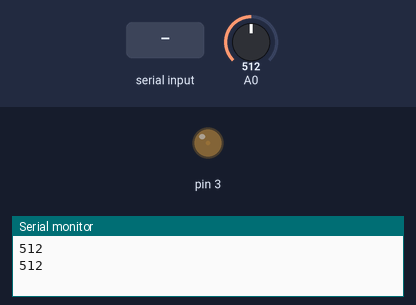
This sketch was run on a simulated Arduino Uno, built with avr-gcc and run on an emulated ATmega328P. On the bench: output pins drawn as LEDs (lit = HIGH), the last lines printed to the serial monitor. The inputs (shaded band) are chosen by the test bench; at power-on: A0 = 512.

Above: at 1.2 s.
1.3 s: "90,45\n" received over Serial
At 4.2 s:
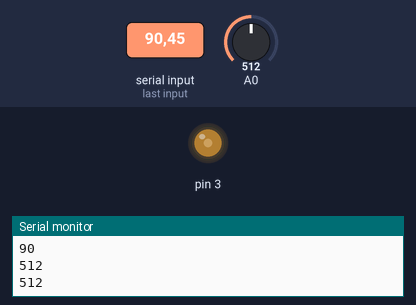
4.5 s: "200\n" received over Serial
At 6.5 s:
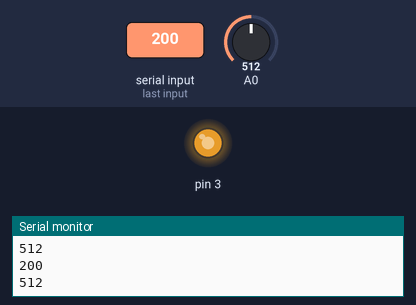
7.5 s: "5\n" received over Serial
At 10.0 s:
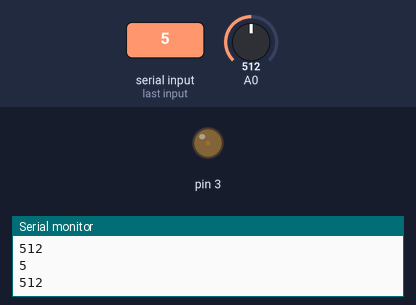
10.5 s: "90\n" received over Serial
At 12.4 s:
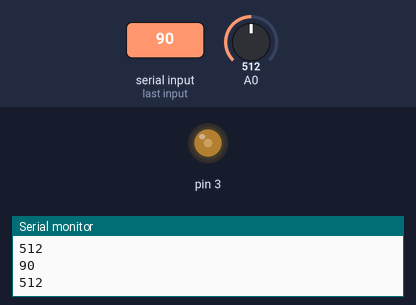
Timing chart, 0 to 13.9 s (numbered marks = the images above; inputs shaded):
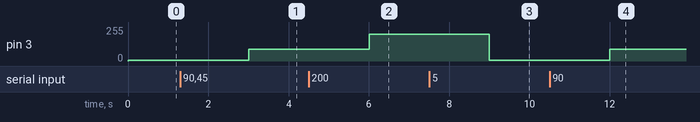

Measured:
- after the input at 1.3 s, pin 3: 5/255 → 90/255 after 1.7 s
- after the input at 4.5 s, pin 3: 90/255 → 200/255 after 1.5 s
- after the input at 7.5 s, pin 3: 200/255 → 5/255 after 1.5 s
- after the input at 10.5 s, pin 3: 5/255 → 90/255 after 1.5 s

The sketch:

ardu.ino
```cpp
int x;
int capacitor;


void setup() {
  Serial.begin(9600);
  Serial.setTimeout(1);
  pinMode(3, OUTPUT);
   capacitor = 5;
}

void loop() {

  int analoghodnota = analogRead(A0);
  analogWrite(3 , capacitor);


  Serial.println(analoghodnota);


  if (Serial.available()>0){
  x = Serial.readString().toInt();
  Serial.println(x);
  capacitor=x;
  }
delay(1000);

}
```
